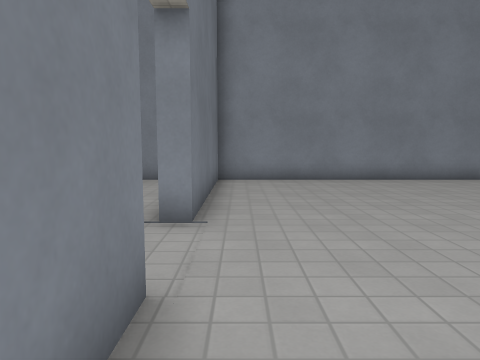
[1] (above)

18 first-person views from a walk through a Godot game level. The camera is 1.2 m above the floor, tilts 6° down and sees 70° across. The floor is counted in squares, 1 m on a side. Each view is taken from the middle of a square. On the plan, view 1 faces up. The plan holds only what a view shows up to about 14 squares ahead; the rest is blank. Surface patterns are stand-ins for the level's own textures.

[2]
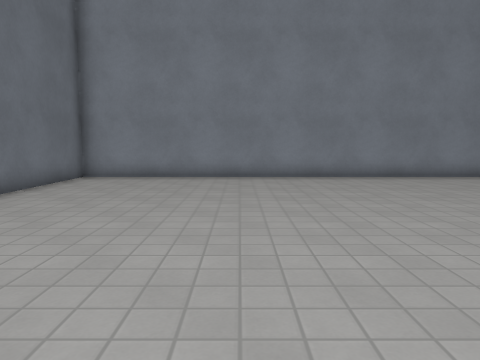

[3]
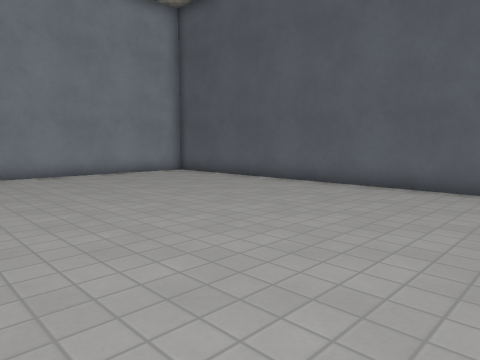

[4]
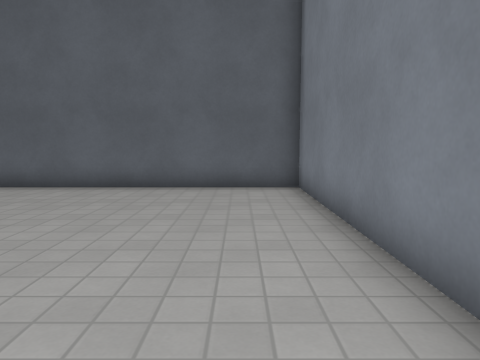

[5]
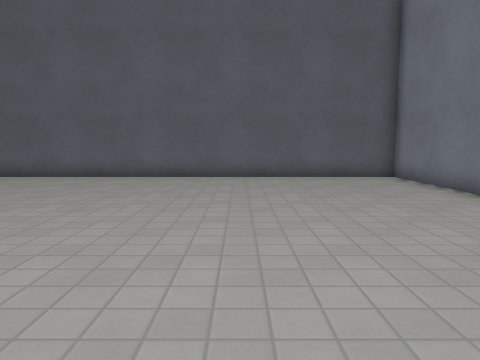

[6]
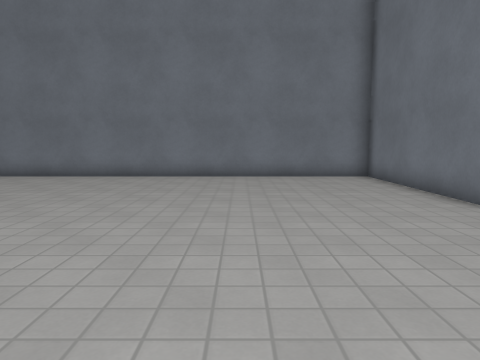

[7]
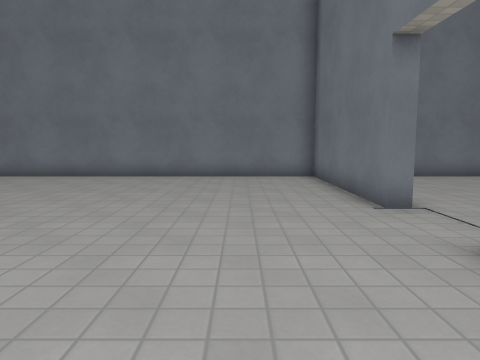

[8]
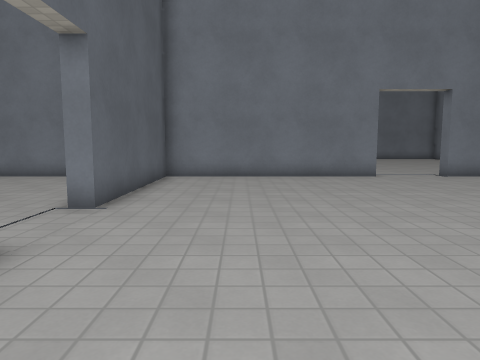

[9]
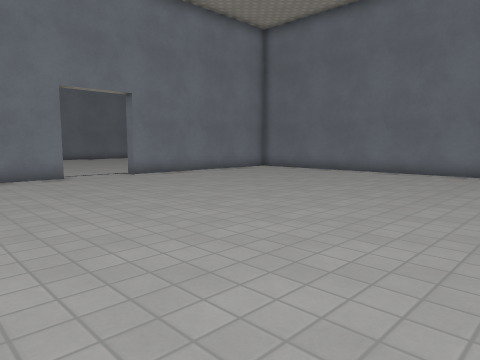

[10]
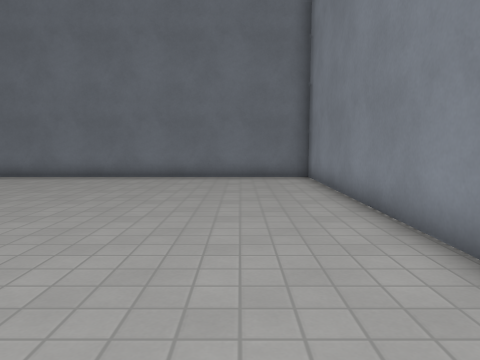

[11]
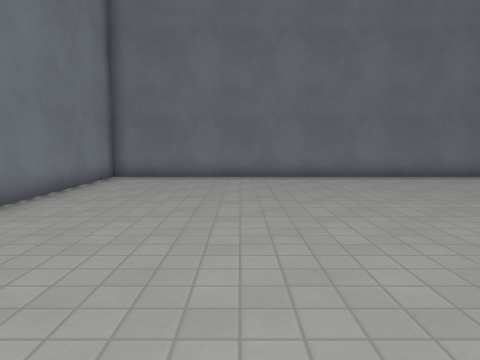

[12]
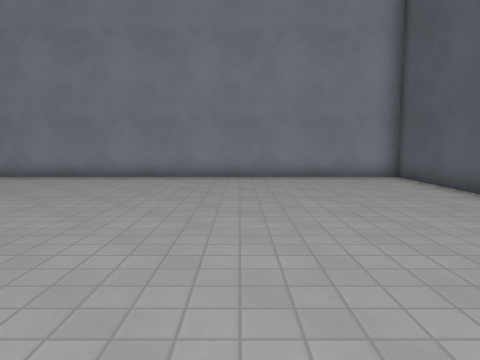

[13]
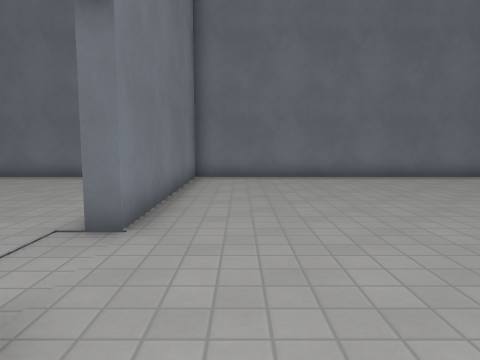

[14]
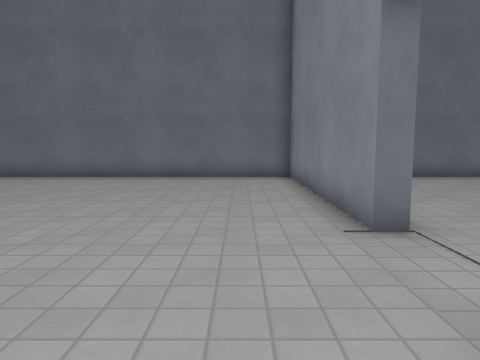

[15]
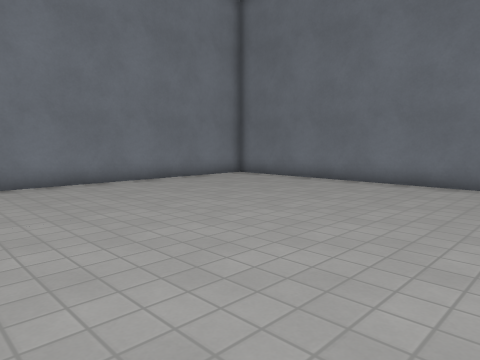

[16]
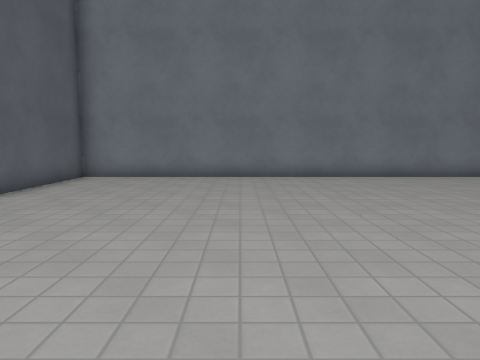

[17]
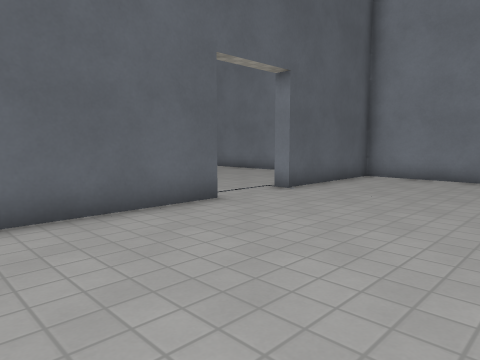

[18]
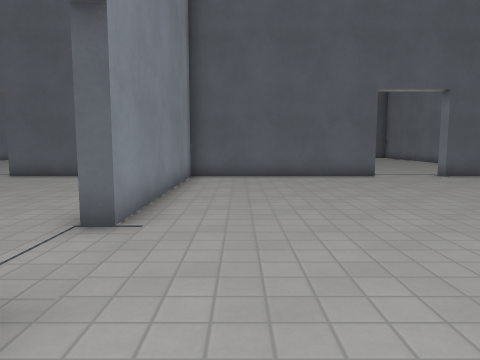

### Floor plan
Ten units are one square. View 1 is at (0, 0); x grows to the right and y downward. Boxes are objects, and circles mark ways between rooms. Rooms are numbered by the first view taken in them; rooms with no view inside come last. Other rooms are left out.
<svg viewBox="-200 -120 360 310">
<path fill="none" stroke="#000" d="M-7 -26 -7 36 155 36 155 -108M138 -115 -7 -115 -7 -52M-90 42 -90 36 -13 36 -13 -26 -7 -26M-13 -71 -13 -115 -195 -115 -195 36 -117 36 -117 42M-7 -52 -14 -52M-117 42 -195 42 -195 175M-13 111 -13 42 -90 42M-185 185 -13 185 -13 137 -6 137"/>
<circle cx="-10" cy="-40" r="3" fill="#2a7"/>
<circle cx="-105" cy="40" r="3" fill="#2a7"/>
<text x="70" y="-40">1</text>
<text x="-100" y="-40">2</text>
<text x="-100" y="120">3</text>
</svg>
Room 1 opens to room 2. Room 2 opens to room 3.

Where each view was taken, in squares from view 1:
view 1: 0 up, 0 right, facing up
view 2: 1 down, 5 right, facing up
view 3: 2 down, 6 right, facing up-right
view 4: 2 down, 6 right, facing right
view 5: 2 up, 3 right, facing right
view 6: 9 up, 4 right, facing down
view 7: 9 up, 2 right, facing down
view 8: 9 up, 4 left, facing down
view 9: 9 up, 5 left, facing down-left
view 10: 9 up, 7 left, facing left
view 11: 1 up, 7 left, facing left
view 12: 1 down, 7 left, facing up
view 13: 2 down, 7 left, facing left
view 14: 6 down, 7 left, facing left
view 15: 8 down, 9 left, facing down-left
view 16: 6 down, 7 left, facing down
view 17: 6 down, 7 left, facing down-right
view 18: 6 down, 14 left, facing right
